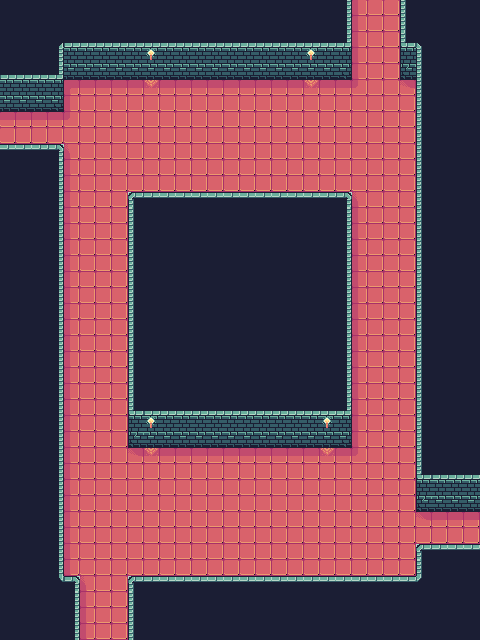

Tiled map render using the project's own tile images. Description and the map definition, with tile-layer contents summarised, below:
An orthogonal 30x40 tile map with 16x16 px tiles, 2 tile layers (prototype, base) and 4 objects (north_exit, west_exit, east_exit, south_exit).

<map version="1.10" tiledversion="1.10.2" orientation="orthogonal" renderorder="right-down" width="30" height="40" tilewidth="16" tileheight="16" infinite="0" nextlayerid="19" nextobjectid="21">
 <tileset firstgid="1" source="FaerieForest_PetricakeGamesTSX.tsx" />
 <layer id="1" name="prototype" width="30" height="40">
  <data>[1200 cells, 1200 non-empty, 4 distinct tile ids]</data>
 </layer>
 <layer id="18" name="base" width="30" height="40">
  <data>[1200 cells, 1200 non-empty, 28 distinct tile ids]</data>
 </layer>
 <objectgroup id="17" name="objects_01">
  <object id="17" name="north_exit" x="376" y="2.25">
   <point />
  </object>
  <object id="18" name="west_exit" x="1.25" y="128.25">
   <point />
  </object>
  <object id="19" name="east_exit" x="479.25" y="528.75">
   <point />
  </object>
  <object id="20" name="south_exit" x="104.5" y="639.5">
   <point />
  </object>
 </objectgroup>
</map>
